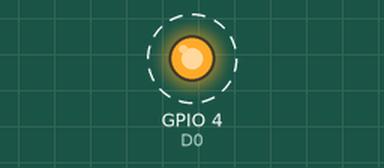
Recording of a sketch running on a simulated ESP32. On the bench: output pins drawn as LEDs (lit = HIGH). Dashed ring = blinking. WiFi joins after 1.5 s; servers stay silent unless stated; what the sketch prints to the serial monitor is not drawn.

Above: at 2.0 s.
Timing chart, 0 to 6.1 s (numbered marks = the images above):
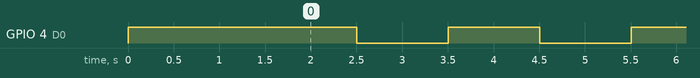

Measured:
- by itself, GPIO 4 (D0): alternates HIGH for 1.0 s and LOW for 1.0 s

The sketch:

unidad3reto6_relojjj.ino
```cpp
#include "DS1307.h"
#include <WiFi.h>
#include <WiFiUdp.h>

const char* ssid = "MAURICIO";
const char* password = "43667111";
const char* host = "192.168.0.5";
WiFiUDP udpDevice;
uint16_t localUdpPort = 70171;
uint16_t UDPPort = 5052;
#define ALIVE 1000
#define D0 4

DS1307 clk;

void setup() {
  Serial.begin(115200);
  clk.setAddress();
  clk.setAllDate(50, 59, 11, 1, 2, 25, 5, 21);

  pinMode(D0, OUTPUT);     // Initialize the LED_BUILTIN pin as an output
  digitalWrite(D0, HIGH);

  WiFi.mode(WIFI_STA);
  WiFi.begin(ssid, password);

  while (WiFi.status() != WL_CONNECTED) {
    delay(500);
    Serial.print(".");
  }
  Serial.println("");
  Serial.println("WiFi connected");
  // Print the IP address
  Serial.println(WiFi.localIP());
  udpDevice.begin(localUdpPort);


}


void loop() {
  task();
  aliveTask();
}

void task() {
  byte bufferTx[8] = {0, 0, 0, 0, 0, 0, 0, 0};
  static uint32_t previousMillis = 0;
  static uint32_t currentMillis;
  currentMillis  = millis();


  if ((currentMillis - previousMillis) >= ALIVE) {

    if (clk.onBus()) {
      clk.getAllDate(bufferTx);


    }
    else {
      for (uint8_t i = 0; i < sizeof(bufferTx); i++) bufferTx[i] = 0;
    }
    //Serial.write(bufferTx, sizeof(bufferTx));
    previousMillis = currentMillis;

    udpDevice.beginPacket(host, UDPPort);
    udpDevice.write(bufferTx, sizeof(bufferTx));
    udpDevice.endPacket();

  }

}

void aliveTask() {
  static uint32_t previousMillis = 0;
  static uint32_t currentMillis;
  static uint8_t ledState = 0;
  currentMillis  = millis();
  if ((currentMillis - previousMillis) >= ALIVE) {
    previousMillis = currentMillis;
    if (ledState == 0) {
      digitalWrite(D0, HIGH);
      ledState = 1;
    }
    else {
      digitalWrite(D0, LOW);
      ledState = 0;
    }
  }
}
```
